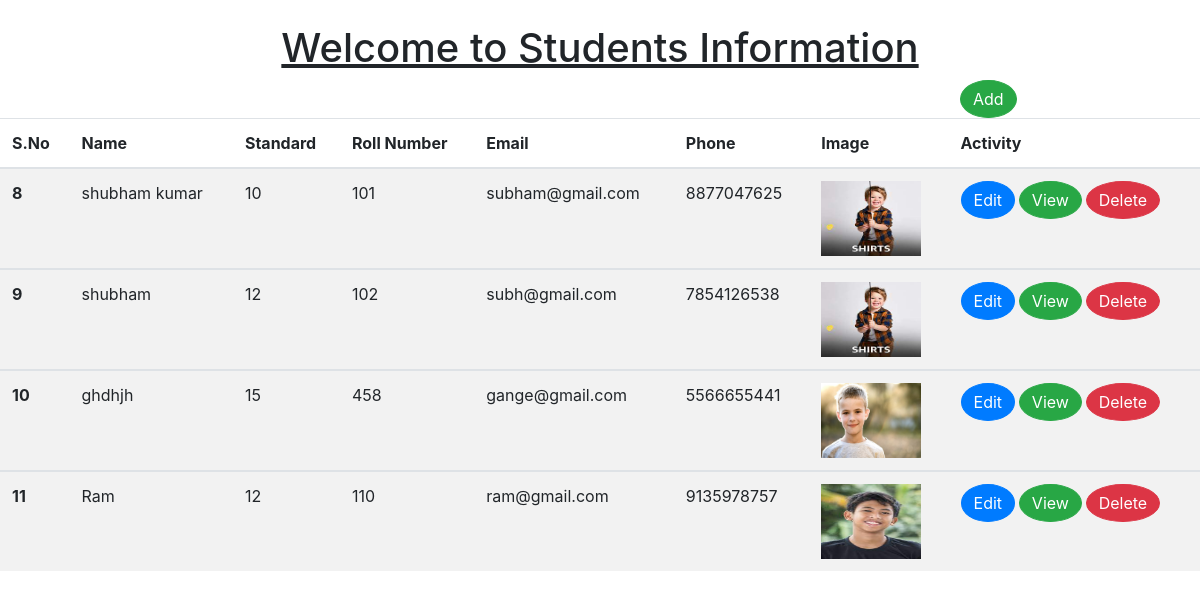
The page /students/ on the database its author committed.
### stu_info/models.py (models this page shows)
class Student(models.Model):
    name = models.CharField(max_length=100,null=False)
    roll_no = models.IntegerField()
    email = models.EmailField()
    phone = models.CharField(max_length=12)
    standard = models.IntegerField(blank=True)
    image = models.ImageField(upload_to='images/',null=True, blank=True)

### stu_info/views.py (the view)
# urls.py: path('students/',views.index,name='index'),
def index(request):
   stud=Student.objects.all()
   context = {
      'stud':stud
   }
   return render(request,'index.html',context)

### stu_info/templates/index.html (shortened to what this page needs)
<!doctype html>
<html lang="en">
  <head>
    <link rel="stylesheet" href="https://cdn.jsdelivr.net/npm/bootstrap@4.6.2/dist/css/bootstrap.min.css">
  </head>
  <body><br>
    <h1 style="text-align:center;"><u>Welcome to Students Information</u></h1>
    <button type="button" class="btn btn-success student_add">
      <a href="add_student/" style="color:white;">Add</a></button>
    <table class="table table-striped">
      <thead>
        <tr>
          <th scope="col">S.No</th>
          <th scope="col">Name</th>
          <th scope="col">Standard</th>
          <th scope="col">Roll Number</th>
          <th scope="col">Email</th>
          <th scope="col">Phone</th>
          <th scope="col">Image</th>
          <th scope="col">Activity</th>
        </tr>
      </thead>
              {% for stu in stud%}
      <tbody>
        <tr>
          <th scope="row">{{stu.id}}</th>
          <td>{{stu.name}}</td>
          <td>{{stu.standard}}</td>
          <td>{{stu.roll_no}}</td>
          <td>{{stu.email}}</td>
          <td>{{stu.phone}}</td>
          <td><img src="{{ stu.image.url }}" style="width: 100px; height: 75px;"></td>
          <th scope="row">
            <button type="button" class="btn btn-primary">
              <a href="edit_student/{{stu.id}}" style="color:white;">Edit </a></button>
            <button type="button" class="btn btn-success">
              <a href="view_student/{{stu.id}}" style="color:white;">View</a></button>
            <button type="button" class="btn btn-danger">
              <a href="delete_student/{{stu.id}}" style="color:white; " onclick="return confirm('Are you sure to Delete Student ?')">Delete</a></button>
          </th>
        </tr>
         {% endfor %}
      </tbody>
    </table>
  </body>
</html>

### stu_info/templates/index.html (style rules this page uses)
.btn { border-radius:50%; }
.student_add { margin-left:80%; }

### rows shown on the page
Student: id "8", name "shubham kumar", standard "10", roll_no "101", email "subham@gmail.com", phone "8877047625", image (picture)
Student: id "9", name "shubham", standard "12", roll_no "102", email "subh@gmail.com", phone "7854126538", image (picture)
Student: id "10", name "ghdhjh", standard "15", roll_no "458", email "gange@gmail.com", phone "5566655441", image (picture)
Student: id "11", name "Ram", standard "12", roll_no "110", email "ram@gmail.com", phone "9135978757", image (picture)
